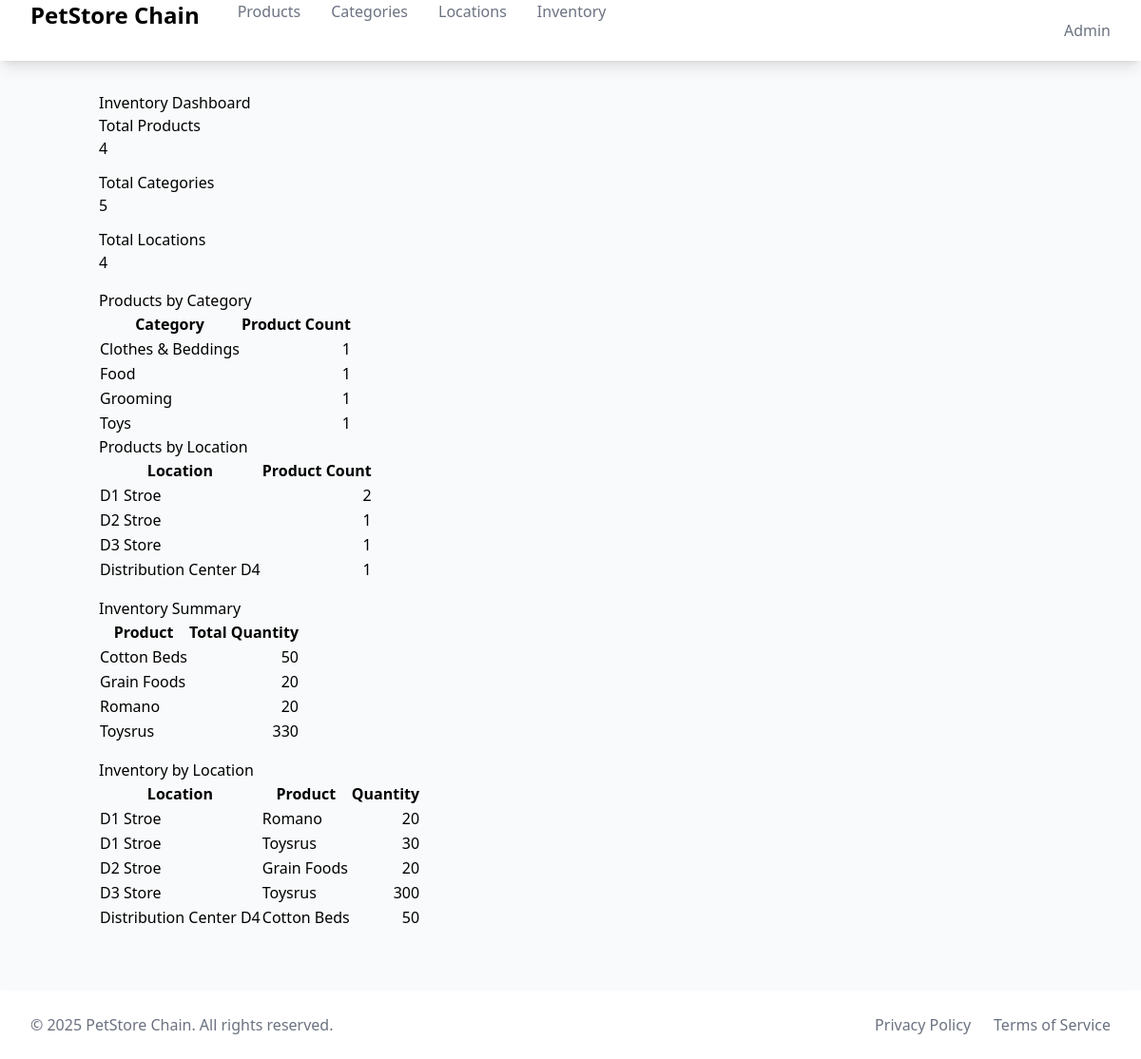
Screenshot of /inventory/ with the database file from the repository.
### products/models.py (models this page shows, shortened)
class Category(models.Model):
    name = models.CharField(max_length=100)
    description = models.TextField(blank=True)

class Product(models.Model):
    name = models.CharField(max_length=200)
    description = models.TextField(blank=True)
    price = models.DecimalField(max_digits=10, decimal_places=2)
    total_stock = models.PositiveIntegerField(
        default=0,
        verbose_name="Total Stock",
        help_text="Total available stock across all locations"
    )
    category = models.ForeignKey(Category, on_delete=models.CASCADE, related_name='products')
    created_at = models.DateTimeField(auto_now_add=True)

### locations/models.py (models this page shows, shortened)
class Location(models.Model):
    name = models.CharField(max_length=100)
    address = models.CharField(max_length=255)
    city = models.CharField(max_length=100)
    state = models.CharField(max_length=50)
    zip_code = models.CharField(max_length=10)
    class Meta:
        ordering = ['name']

### inventory/views.py (the view)
# urls.py: path('', views.InventoryDashboardView.as_view(), name='dashboard'),
class InventoryDashboardView(TemplateView):
    template_name = 'inventory/dashboard.html'
    def get_context_data(self, **kwargs):
        context = super().get_context_data(**kwargs)
        context['title'] = 'Inventory Dashboard'
        from products.models import Product, Category
        from locations.models import Location
        context['total_products'] = Product.objects.count()
        context['total_categories'] = Category.objects.count()
        context['total_locations'] = Location.objects.count()
        context['products_by_category'] = (
            Product.objects.values('category__name')
            .annotate(count=Count('id'))
            .order_by('category__name')
        )
        context['products_by_location'] = (
            Inventory.objects.values('location__name')
            .annotate(product_count=Count('product', distinct=True))
            .order_by('location__name')
        )
        context['inventory_summary'] = (
            Inventory.objects.values('product__name')
            .annotate(total_quantity=Sum('quantity'))
            .order_by('product__name')
        )
        context['location_distribution'] = (
            Inventory.objects.values('location__name', 'product__name')
            .annotate(total_quantity=Sum('quantity'))
            .order_by('location__name', 'product__name')
        )
        return context

### inventory/templates/inventory/dashboard.html
{% extends "base.html" %}
{% block content %}
<div class="container">
    <h1>{{ title }}</h1>
    <div class="row mb-4">
        <div class="col-md-4">
            <div class="card bg-primary mb-3">
                <div class="card-body text-dark">
                    <h5 class="card-title">Total Products</h5>
                    <p class="card-text display-4">{{ total_products }}</p>
                </div>
            </div>
        </div>
        <div class="col-md-4">
            <div class="card bg-success mb-3">
                <div class="card-body text-dark">
                    <h5 class="card-title">Total Categories</h5>
                    <p class="card-text display-4">{{ total_categories }}</p>
                </div>
            </div>
        </div>
        <div class="col-md-4">
            <div class="card bg-info mb-3">
                <div class="card-body text-dark">
                    <h5 class="card-title">Total Locations</h5>
                    <p class="card-text display-4">{{ total_locations }}</p>
                </div>
            </div>
        </div>
    </div>
    <div class="row mb-4">
        <div class="col-md-6">
            <div class="card">
                <div class="card-body">
                    <h5 class="card-title">Products by Category</h5>
                    <table class="table table-striped">
                        <thead>
                            <tr>
                                <th>Category</th>
                                <th class="text-end">Product Count</th>
                            </tr>
                        </thead>
                        <tbody>
                            {% for item in products_by_category %}
                            <tr>
                                <td>{{ item.category__name }}</td>
                                <td class="text-end">{{ item.count }}</td>
                            </tr>
                            {% endfor %}
                        </tbody>
                    </table>
                </div>
            </div>
        </div>
        <div class="col-md-6">
            <div class="card">
                <div class="card-body">
                    <h5 class="card-title">Products by Location</h5>
                    <table class="table table-striped">
                        <thead>
                            <tr>
                                <th>Location</th>
                                <th class="text-end">Product Count</th>
                            </tr>
                        </thead>
                        <tbody>
                            {% for item in products_by_location %}
                            <tr>
                                <td>{{ item.location__name }}</td>
                                <td class="text-end">{{ item.product_count }}</td>
                            </tr>
                            {% endfor %}
                        </tbody>
                    </table>
                </div>
            </div>
        </div>
    </div>
    <div class="row mb-4">
        <div class="col-md-12">
            <div class="card">
                <div class="card-body">
                    <h5 class="card-title">Inventory Summary</h5>
                    <table class="table table-striped">
                        <thead>
                            <tr>
                                <th>Product</th>
                                <th class="text-end">Total Quantity</th>
                            </tr>
                        </thead>
                        <tbody>
                            {% for item in inventory_summary %}
                            <tr>
                                <td>{{ item.product__name }}</td>
                                <td class="text-end">{{ item.total_quantity }}</td>
                            </tr>
                            {% endfor %}
                        </tbody>
                    </table>
                </div>
            </div>
        </div>
    </div>
    <div class="row">
        <div class="col-md-12">
            <div class="card">
                <div class="card-body">
                    <h5 class="card-title">Inventory by Location</h5>
                    <table class="table table-striped">
                        <thead>
                            <tr>
                                <th>Location</th>
                                <th>Product</th>
                                <th class="text-end">Quantity</th>
                            </tr>
                        </thead>
                        <tbody>
                            {% for item in location_distribution %}
                            <tr>
                                <td>{{ item.location__name }}</td>
                                <td>{{ item.product__name }}</td>
                                <td class="text-end">{{ item.total_quantity }}</td>
                            </tr>
                            {% endfor %}
                        </tbody>
                    </table>
                </div>
            </div>
        </div>
    </div>
</div>
{% endblock %}

### rows the page displays
Category: category__name "Clothes & Beddings", count "1"
Category: category__name "Food", count "1"
Category: category__name "Grooming", count "1"
Location: location__name "D1 Stroe", product_count "2"
Location: location__name "D2 Stroe", product_count "1"
Location: location__name "D3 Store", product_count "1"
Location: location__name "Distribution Center D4", product_count "1"
Product: product__name "Cotton Beds", total_quantity "50"
Product: product__name "Grain Foods", total_quantity "20"
Product: product__name "Romano", total_quantity "20"
Product: product__name "Toysrus", total_quantity "330"

### other values shown
{{ title }} "Inventory Dashboard"
{{ total_products }} "4"
{{ total_categories }} "5"
{{ total_locations }} "4"
{{ item.category__name }} "Toys"
{{ item.count }} "1"
{{ item.location__name }} "D1 Stroe" "D1 Stroe" "D2 Stroe" "D3 Store" "Distribution Center D4"
{{ item.product__name }} "Romano" "Toysrus" "Grain Foods" "Toysrus" "Cotton Beds"
{{ item.total_quantity }} "20" "30" "20" "300" "50"
